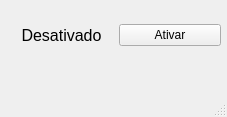
<?xml version="1.0" encoding="UTF-8"?>
<ui version="4.0">
 <class>MainWindow</class>
 <widget class="QMainWindow" name="MainWindow">
  <property name="geometry">
   <rect>
    <x>0</x>
    <y>0</y>
    <width>227</width>
    <height>117</height>
   </rect>
  </property>
  <property name="windowTitle">
   <string>MainWindow</string>
  </property>
  <widget class="QWidget" name="centralwidget">
   <widget class="QWidget" name="gridLayoutWidget">
    <property name="geometry">
     <rect>
      <x>10</x>
      <y>0</y>
      <width>211</width>
      <height>71</height>
     </rect>
    </property>
    <layout class="QGridLayout" name="gridLayout">
     <item row="0" column="0">
      <widget class="QLabel" name="activeLabel">
       <property name="font">
        <font>
         <pointsize>12</pointsize>
        </font>
       </property>
       <property name="layoutDirection">
        <enum>Qt::LeftToRight</enum>
       </property>
       <property name="autoFillBackground">
        <bool>false</bool>
       </property>
       <property name="text">
        <string>Desativado</string>
       </property>
       <property name="alignment">
        <set>Qt::AlignCenter</set>
       </property>
       <property name="textInteractionFlags">
        <set>Qt::NoTextInteraction</set>
       </property>
      </widget>
     </item>
     <item row="0" column="1">
      <widget class="QPushButton" name="pushButton">
       <property name="text">
        <string>Ativar</string>
       </property>
      </widget>
     </item>
    </layout>
   </widget>
  </widget>
  <widget class="QMenuBar" name="menubar">
   <property name="geometry">
    <rect>
     <x>0</x>
     <y>0</y>
     <width>227</width>
     <height>22</height>
    </rect>
   </property>
  </widget>
  <widget class="QStatusBar" name="statusbar"/>
 </widget>
 <resources/>
 <connections/>
</ui>
